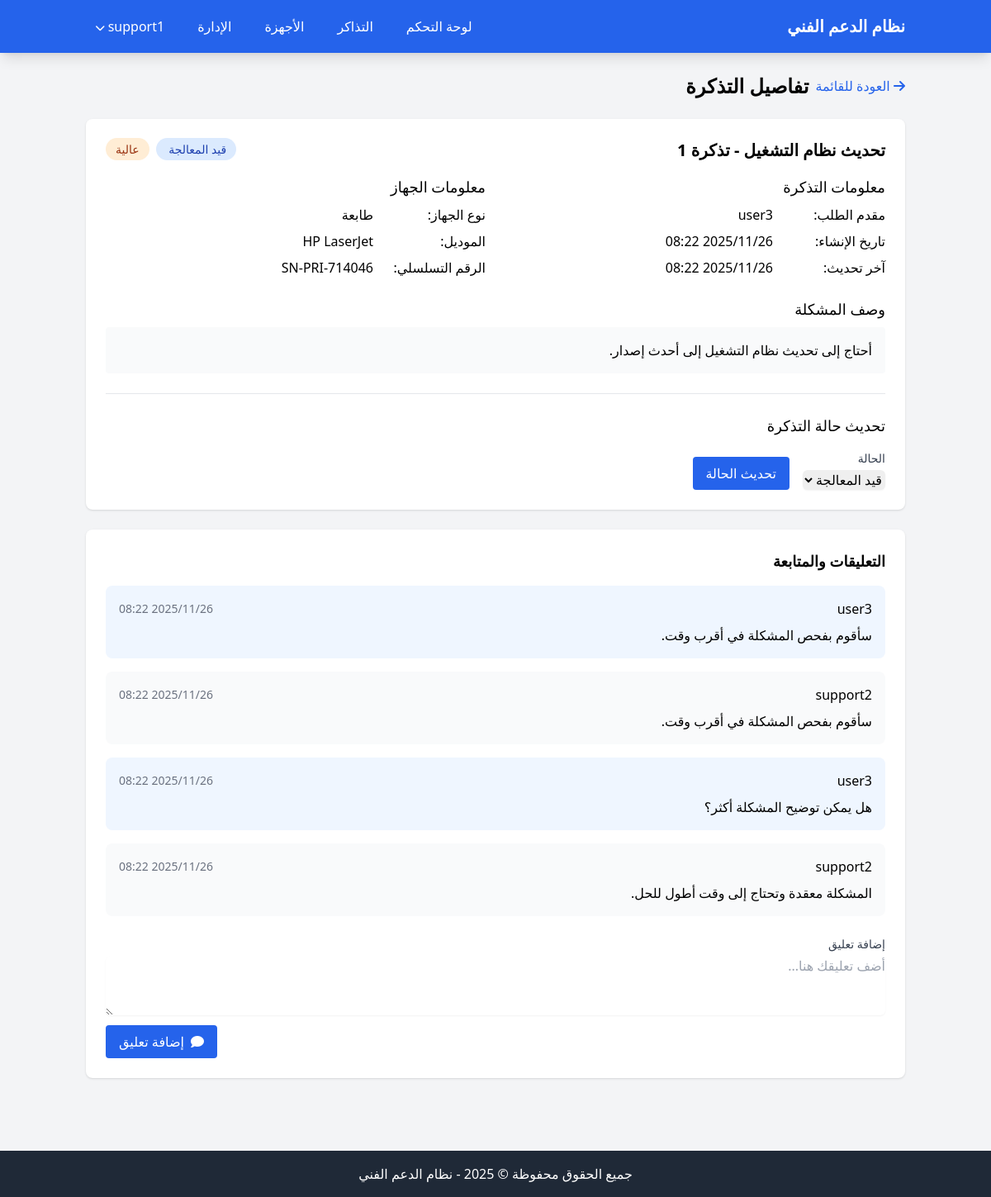
Screenshot of /tickets/1/ (signed in) with the database file from the repository.
### rols_app/models.py (models this page shows, shortened)
class Ticket(models.Model):
    STATUS_CHOICES = [
        ('NEW', 'جديدة'),
        ('IN_PROGRESS', 'قيد المعالجة'),
        ('PENDING', 'معلقة'),
        ('RESOLVED', 'تم الحل'),
        ('CLOSED', 'مغلقة'),
    ]
    PRIORITY_CHOICES = [
        ('LOW', 'منخفضة'),
        ('MEDIUM', 'متوسطة'),
        ('HIGH', 'عالية'),
        ('URGENT', 'عاجلة'),
    ]
    title = models.CharField(max_length=200, verbose_name="عنوان المشكلة")
    description = models.TextField(verbose_name="وصف المشكلة")
    created_by = models.ForeignKey(User, on_delete=models.CASCADE, related_name="submitted_tickets", verbose_name="مقدم الطلب")
    device = models.ForeignKey(Device, on_delete=models.CASCADE, related_name="tickets", verbose_name="الجهاز المتأثر")
    status = models.CharField(max_length=20, choices=STATUS_CHOICES, default='NEW', verbose_name="حالة التذكرة")
    priority = models.CharField(max_length=20, choices=PRIORITY_CHOICES, default='MEDIUM', verbose_name="الأولوية")
    created_at = models.DateTimeField(auto_now_add=True, verbose_name="تاريخ الإنشاء")
    updated_at = models.DateTimeField(auto_now=True, verbose_name="تاريخ التحديث")
    assigned_to = models.ForeignKey(User, on_delete=models.SET_NULL, null=True, blank=True, related_name="assigned_tickets", verbose_name="معين إلى")
    resolution = models.TextField(blank=True, verbose_name="الحل")
    class Meta:
        verbose_name = "تذكرة"
        verbose_name_plural = "التذاكر"

class Device(models.Model):
    DEVICE_TYPES = [
        ('LAPTOP', 'لابتوب'),
        ('DESKTOP', 'كمبيوتر مكتبي'),
        ('PRINTER', 'طابعة'),
        ('SCANNER', 'ماسح ضوئي'),
        ('OTHER', 'أخرى'),
    ]
    serial_number = models.CharField(max_length=100, unique=True, verbose_name="الرقم التسلسلي")
    device_type = models.CharField(max_length=20, choices=DEVICE_TYPES, verbose_name="نوع الجهاز")
    model = models.CharField(max_length=100, verbose_name="موديل الجهاز")
    assigned_to = models.ForeignKey(User, on_delete=models.SET_NULL, null=True, blank=True, related_name="devices", verbose_name="مخصص للموظف")
    date_assigned = models.DateField(null=True, blank=True, verbose_name="تاريخ التخصيص")
    notes = models.TextField(blank=True, verbose_name="ملاحظات")
    class Meta:
        verbose_name = "جهاز"
        verbose_name_plural = "الأجهزة"

class TicketComment(models.Model):
    ticket = models.ForeignKey(Ticket, on_delete=models.CASCADE, related_name="comments", verbose_name="التذكرة")
    user = models.ForeignKey(User, on_delete=models.CASCADE, verbose_name="المستخدم")
    comment = models.TextField(verbose_name="التعليق")
    created_at = models.DateTimeField(auto_now_add=True, verbose_name="تاريخ الإنشاء")
    class Meta:
        verbose_name = "تعليق"
        verbose_name_plural = "التعليقات"

### rols_app/views.py (the view)
# urls.py: path('tickets/<int:pk>/', views.ticket_detail, name='ticket_detail'),
@login_required
def ticket_detail(request, pk):
    if request.user.is_staff:
        ticket = get_object_or_404(Ticket, pk=pk)
    else:
        user_filter = Q(created_by=request.user) | Q(assigned_to=request.user)
        ticket = get_object_or_404(Ticket.objects.filter(user_filter), pk=pk)
    comments = ticket.comments.all().order_by('created_at')
    if request.method == 'POST':
        comment_form = TicketCommentForm(request.POST)
        if comment_form.is_valid():
            comment = comment_form.save(commit=False)
            comment.ticket = ticket
            comment.user = request.user
            comment.save()
            messages.success(request, 'تم إضافة التعليق بنجاح')
            return redirect('ticket_detail', pk=ticket.pk)
    else:
        comment_form = TicketCommentForm()
    context = {
        'ticket': ticket,
        'comments': comments,
        'comment_form': comment_form
    }
    return render(request, 'rols_app/ticket_detail.html', context)

### rols_app/forms.py
class TicketCommentForm(forms.ModelForm):
    class Meta:
        model = TicketComment
        fields = ['comment']
        widgets = {
            'comment': forms.Textarea(attrs={'rows': 3, 'placeholder': 'أضف تعليقك هنا...'}),
        }

### rols_app/context_processors.py (called while the page is built)
def current_year(request):
    return {
        'current_year': datetime.datetime.now().year
    }

### rols_app/templates/rols_app/ticket_detail.html (shortened to what this page needs)
{% extends 'rols_app/base.html' %}
{% block content %}
<div class="mb-8">
    <div class="flex items-center mb-6">
        <a href="{% url 'ticket_list' %}" class="text-blue-600 hover:text-blue-800 ml-2">
            <i class="fas fa-arrow-right"></i> العودة للقائمة
        </a>
        <h1 class="text-2xl font-bold">تفاصيل التذكرة</h1>
    </div>
    <div class="bg-white rounded-lg shadow overflow-hidden mb-6">
        <div class="p-6">
            <div class="flex justify-between items-start mb-4">
                <h2 class="text-xl font-semibold">{{ ticket.title }}</h2>
                <div>
                    <span class="px-3 py-1 text-sm rounded-full
                        {% if ticket.status == 'NEW' %}bg-yellow-100 text-yellow-800
                        {% elif ticket.status == 'IN_PROGRESS' %}bg-blue-100 text-blue-800
                        {% elif ticket.status == 'PENDING' %}bg-purple-100 text-purple-800
                        {% elif ticket.status == 'RESOLVED' %}bg-green-100 text-green-800
                        {% else %}bg-gray-100 text-gray-800{% endif %}">
                        {{ ticket.get_status_display }}
                    </span>
                    <span class="px-3 py-1 text-sm rounded-full mr-2
                        {% if ticket.priority == 'LOW' %}bg-green-100 text-green-800
                        {% elif ticket.priority == 'MEDIUM' %}bg-blue-100 text-blue-800
                        {% elif ticket.priority == 'HIGH' %}bg-orange-100 text-orange-800
                        {% elif ticket.priority == 'URGENT' %}bg-red-100 text-red-800{% endif %}">
                        {{ ticket.get_priority_display }}
                    </span>
                </div>
            </div>
            <div class="grid grid-cols-1 md:grid-cols-2 gap-6 mb-6">
                <div>
                    <h3 class="text-lg font-medium mb-2">معلومات التذكرة</h3>
                    <div class="space-y-2">
                        <div class="flex">
                            <span class="font-medium ml-2 w-32">مقدم الطلب:</span>
                            <span>{{ ticket.created_by.username }}</span>
                        </div>
                        <div class="flex">
                            <span class="font-medium ml-2 w-32">تاريخ الإنشاء:</span>
                            <span>{{ ticket.created_at|date:"Y/m/d H:i" }}</span>
                        </div>
                        <div class="flex">
                            <span class="font-medium ml-2 w-32">آخر تحديث:</span>
                            <span>{{ ticket.updated_at|date:"Y/m/d H:i" }}</span>
                        </div>
                    </div>
                </div>
                <div>
                    <h3 class="text-lg font-medium mb-2">معلومات الجهاز</h3>
                    <div class="space-y-2">
                        <div class="flex">
                            <span class="font-medium ml-2 w-32">نوع الجهاز:</span>
                            <span>{{ ticket.device.get_device_type_display }}</span>
                        </div>
                        <div class="flex">
                            <span class="font-medium ml-2 w-32">الموديل:</span>
                            <span>{{ ticket.device.model }}</span>
                        </div>
                        <div class="flex">
                            <span class="font-medium ml-2 w-32">الرقم التسلسلي:</span>
                            <span>{{ ticket.device.serial_number }}</span>
                        </div>
                    </div>
                </div>
            </div>
            <div class="mb-6">
                <h3 class="text-lg font-medium mb-2">وصف المشكلة</h3>
                <div class="p-4 bg-gray-50 rounded">
                    {{ ticket.description|linebreaks }}
                </div>
            </div>
            {% if user.is_staff %}
            <div class="border-t pt-6">
                <h3 class="text-lg font-medium mb-4">تحديث حالة التذكرة</h3>
                <form method="post" action="{% url 'update_ticket_status' ticket.id %}">
                    <div class="flex flex-wrap gap-4">
                        <div>
                            <label for="status" class="block text-sm font-medium text-gray-700 mb-1">الحالة</label>
                            <select name="status" id="status" class="rounded-md border-gray-300 shadow-sm focus:border-blue-500 focus:ring focus:ring-blue-500 focus:ring-opacity-50">
                                {% for key, value in ticket.STATUS_CHOICES %}
                                    <option value="{{ key }}" {% if ticket.status == key %}selected{% endif %}>{{ value }}</option>
                                {% endfor %}
                            </select>
                        </div>
                        <div class="self-end">
                            <button type="submit" class="bg-blue-600 text-white px-4 py-2 rounded hover:bg-blue-700">
                                تحديث الحالة
                            </button>
                        </div>
                    </div>
                </form>
            </div>
            {% endif %}
        </div>
    </div>
    <div class="bg-white rounded-lg shadow overflow-hidden">
        <div class="p-6">
            <h2 class="text-lg font-semibold mb-4">التعليقات والمتابعة</h2>
            <div class="space-y-4 mb-6">
                {% if comments %}
                    {% for comment in comments %}
                        <div class="p-4 {% if comment.user == ticket.created_by %}bg-blue-50{% else %}bg-gray-50{% endif %} rounded-lg">
                            <div class="flex justify-between items-center mb-2">
                                <div class="font-medium">{{ comment.user.username }}</div>
                                <div class="text-sm text-gray-500">{{ comment.created_at|date:"Y/m/d H:i" }}</div>
                            </div>
                            <div>{{ comment.comment|linebreaks }}</div>
                        </div>
                    {% endfor %}
                {% else %}
                    <p class="text-gray-500 text-center py-4">لا توجد تعليقات حتى الآن.</p>
                {% endif %}
            </div>
            <form method="post">
                <div class="mb-3">
                    <label for="{{ comment_form.comment.id_for_label }}" class="block text-sm font-medium text-gray-700 mb-1">إضافة تعليق</label>
                    {{ comment_form.comment }}
                </div>
                <div class="flex justify-end">
                    <button type="submit" class="bg-blue-600 text-white px-4 py-2 rounded hover:bg-blue-700">
                        <i class="fas fa-comment ml-1"></i> إضافة تعليق
                    </button>
                </div>
            </form>
        </div>
    </div>
</div>
{% endblock %}

### rols_app/templates/rols_app/base.html (shortened to what this page needs)
<!DOCTYPE html>
<html lang="ar" dir="rtl">
<head>
    <script src="https://cdn.tailwindcss.com"></script>
    <link rel="stylesheet" href="https://cdnjs.cloudflare.com/ajax/libs/font-awesome/6.0.0/css/all.min.css">
</head>
<body class="bg-gray-100">
    <nav class="bg-blue-600 text-white shadow-lg">
        <div class="container mx-auto px-4 py-3">
            <div class="flex justify-between items-center">
                <div class="text-xl font-bold">نظام الدعم الفني</div>
                <div class="flex space-x-4 space-x-reverse">
                    {% if user.is_authenticated %}
                        <a href="{% url 'dashboard' %}" class="px-3 py-2 rounded hover:bg-blue-700">لوحة التحكم</a>
                        <a href="{% url 'ticket_list' %}" class="px-3 py-2 rounded hover:bg-blue-700">التذاكر</a>
                        <a href="{% url 'device_list' %}" class="px-3 py-2 rounded hover:bg-blue-700">الأجهزة</a>
                        {% if user.is_staff %}
                            <a href="{% url 'admin:index' %}" class="px-3 py-2 rounded hover:bg-blue-700">الإدارة</a>
                        {% endif %}
                        <div class="relative group">
                            <button class="px-3 py-2 rounded hover:bg-blue-700">
                                {{ user.username }} <i class="fas fa-chevron-down text-xs"></i>
                            </button>
                        </div>
                    {% else %}
                        <a href="{% url 'login' %}" class="px-3 py-2 rounded hover:bg-blue-700">تسجيل الدخول</a>
                    {% endif %}
                </div>
            </div>
        </div>
    </nav>
    <main class="container mx-auto px-4 py-6">
        {% block content %}{% endblock %}
    </main>
    <footer class="bg-gray-800 text-white py-4 mt-8">
        <div class="container mx-auto px-4 text-center">
            <p>جميع الحقوق محفوظة &copy; {{ current_year }} - نظام الدعم الفني</p>
        </div>
    </footer>
</body>
</html>

### rols_app/templates/rols_app/base.html (style rules this page uses)
body { font-family: 'Segoe UI', Tahoma, Geneva, Verdana, sans-serif; }

### rows the page displays
Ticket: title "تحديث نظام التشغيل - تذكرة 1", status "قيد المعالجة", priority "عالية", created_by.username "user3", created_at "2025/11/26 08:22", updated_at "2025/11/26 08:22", device.device_type "طابعة", device.model "HP LaserJet", device.serial_number "SN-PRI-714046", description "أحتاج إلى تحديث نظام التشغيل إلى أحدث إصدار."
TicketComment: user.username "user3", created_at "2025/11/26 08:22", comment "سأقوم بفحص المشكلة في أقرب وقت."
TicketComment: user.username "support2", created_at "2025/11/26 08:22", comment "سأقوم بفحص المشكلة في أقرب وقت."
TicketComment: user.username "user3", created_at "2025/11/26 08:22", comment "هل يمكن توضيح المشكلة أكثر؟"
TicketComment: user.username "support2", created_at "2025/11/26 08:22", comment "المشكلة معقدة وتحتاج إلى وقت أطول للحل."

### other values shown
{{ user.username }} "support1"
